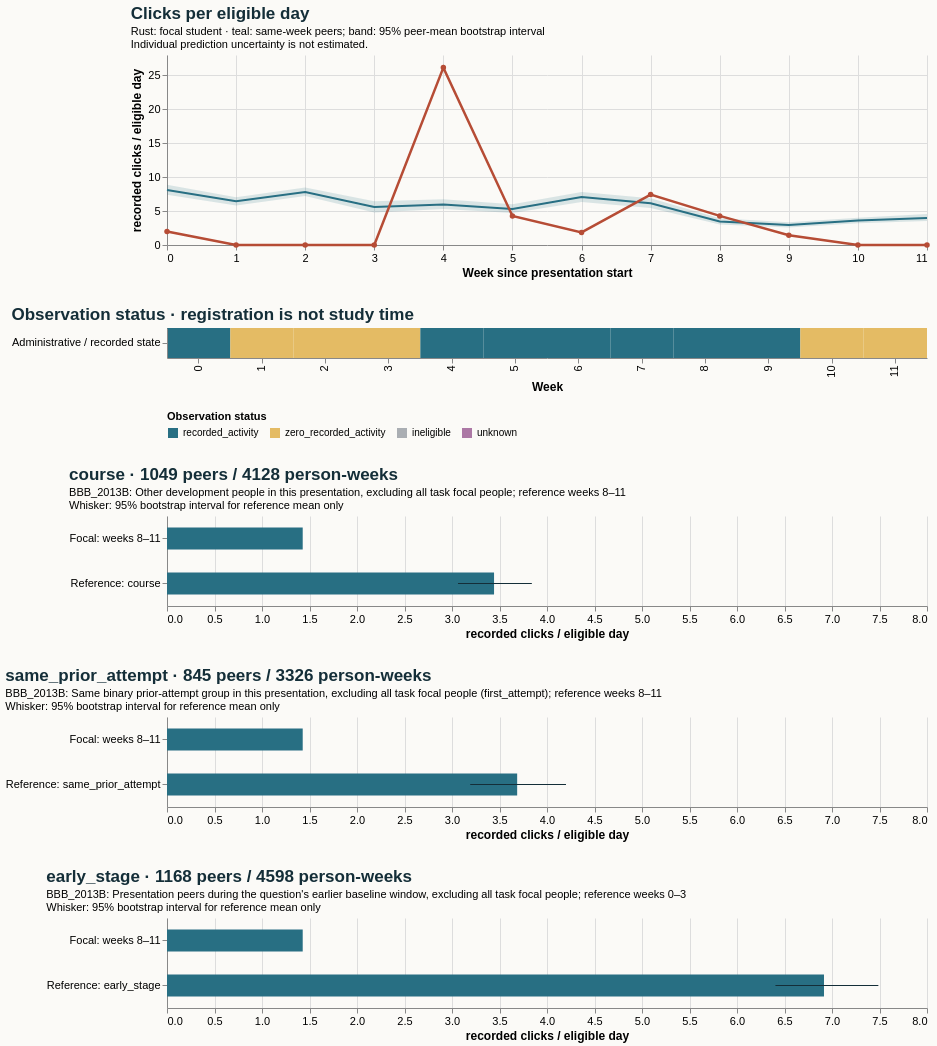

Vega-Lite specification for this chart:
### Vega-Lite specification from a JSON file in a GitHub repository (floating-point values rounded to 4 significant figures)
{"$schema": "https://vega.github.io/schema/vega-lite/v5.20.1.json", "config": {"axis": {"labelFontSize": 11, "titleFontSize": 12}, "background": "#fbfaf7", "font": "sans-serif", "title": {"anchor": "start", "color": "#142e38", "fontSize": 17, "subtitleFontSize": 11}, "view": {"continuousHeight": 300, "continuousWidth": 300, "stroke": null}}, "datasets": {"data-525a60f6886d15de48d394278bc62365": [{"hi": null, "lo": null, "series": "Focal: weeks 8–11", "value": 1.429}, {"hi": 7.488, "lo": 6.405, "series": "Reference: early_stage", "value": 6.916}], "data-8ea702a4cadd008f0dabae401b62caf4": [{"hi": null, "lo": null, "series": "Focal: weeks 8–11", "value": 1.429}, {"hi": 4.2, "lo": 3.192, "series": "Reference: same_prior_attempt", "value": 3.686}], "data-92d4ab6de7adba1de4684567870a9830": [{"end_day": 6, "focal_value": 2.0, "peer_ci_high": 8.87, "peer_ci_low": 7.398, "peer_mean": 8.09, "peer_observations": 1167, "peer_people": 1167, "reference": "course", "unit": "recorded clicks / eligible day", "week": 0}, {"end_day": 13, "focal_value": 0.0, "peer_ci_high": 7.023, "peer_ci_low": 5.809, "peer_mean": 6.449, "peer_observations": 1159, "peer_people": 1159, "reference": "course", "unit": "recorded clicks / eligible day", "week": 1}, {"end_day": 20, "focal_value": 0.0, "peer_ci_high": 8.455, "peer_ci_low": 7.218, "peer_mean": 7.8, "peer_observations": 1140, "peer_people": 1140, "reference": "course", "unit": "recorded clicks / eligible day", "week": 2}, {"end_day": 27, "focal_value": 0.0, "peer_ci_high": 6.432, "peer_ci_low": 4.782, "peer_mean": 5.586, "peer_observations": 1132, "peer_people": 1132, "reference": "course", "unit": "recorded clicks / eligible day", "week": 3}, {"end_day": 34, "focal_value": 26.14, "peer_ci_high": 6.724, "peer_ci_low": 5.314, "peer_mean": 5.952, "peer_observations": 1093, "peer_people": 1093, "reference": "course", "unit": "recorded clicks / eligible day", "week": 4}, {"end_day": 41, "focal_value": 4.286, "peer_ci_high": 6.016, "peer_ci_low": 4.716, "peer_mean": 5.31, "peer_observations": 1086, "peer_people": 1086, "reference": "course", "unit": "recorded clicks / eligible day", "week": 5}, {"end_day": 48, "focal_value": 1.857, "peer_ci_high": 7.795, "peer_ci_low": 6.345, "peer_mean": 7.057, "peer_observations": 1075, "peer_people": 1075, "reference": "course", "unit": "recorded clicks / eligible day", "week": 6}, {"end_day": 55, "focal_value": 7.429, "peer_ci_high": 6.876, "peer_ci_low": 5.454, "peer_mean": 6.139, "peer_observations": 1059, "peer_people": 1059, "reference": "course", "unit": "recorded clicks / eligible day", "week": 7}, {"end_day": 62, "focal_value": 4.286, "peer_ci_high": 3.945, "peer_ci_low": 3.004, "peer_mean": 3.471, "peer_observations": 1049, "peer_people": 1049, "reference": "course", "unit": "recorded clicks / eligible day", "week": 8}, {"end_day": 69, "focal_value": 1.429, "peer_ci_high": 3.356, "peer_ci_low": 2.565, "peer_mean": 2.935, "peer_observations": 1032, "peer_people": 1032, "reference": "course", "unit": "recorded clicks / eligible day", "week": 9}, {"end_day": 76, "focal_value": 0.0, "peer_ci_high": 4.013, "peer_ci_low": 3.192, "peer_mean": 3.602, "peer_observations": 1026, "peer_people": 1026, "reference": "course", "unit": "recorded clicks / eligible day", "week": 10}, {"end_day": 83, "focal_value": 0.0, "peer_ci_high": 4.567, "peer_ci_low": 3.524, "peer_mean": 3.979, "peer_observations": 1021, "peer_people": 1021, "reference": "course", "unit": "recorded clicks / eligible day", "week": 11}], "data-a6694ba2ab06bf27ba331d8b4b7487ff": [{"eligible_days": 7.0, "end_day": 6, "logging_completeness": "unknown", "observation_status": "recorded_activity", "row": "Administrative / recorded state", "score_status": "withheld_release_time_unknown", "start_day": 0, "value": 2.0, "week": 0}, {"eligible_days": 7.0, "end_day": 13, "logging_completeness": "unknown", "observation_status": "zero_recorded_activity", "row": "Administrative / recorded state", "score_status": "withheld_release_time_unknown", "start_day": 7, "value": 0.0, "week": 1}, {"eligible_days": 7.0, "end_day": 20, "logging_completeness": "unknown", "observation_status": "zero_recorded_activity", "row": "Administrative / recorded state", "score_status": "withheld_release_time_unknown", "start_day": 14, "value": 0.0, "week": 2}, {"eligible_days": 7.0, "end_day": 27, "logging_completeness": "unknown", "observation_status": "zero_recorded_activity", "row": "Administrative / recorded state", "score_status": "withheld_release_time_unknown", "start_day": 21, "value": 0.0, "week": 3}, {"eligible_days": 7.0, "end_day": 34, "logging_completeness": "unknown", "observation_status": "recorded_activity", "row": "Administrative / recorded state", "score_status": "withheld_release_time_unknown", "start_day": 28, "value": 26.14, "week": 4}, {"eligible_days": 7.0, "end_day": 41, "logging_completeness": "unknown", "observation_status": "recorded_activity", "row": "Administrative / recorded state", "score_status": "withheld_release_time_unknown", "start_day": 35, "value": 4.286, "week": 5}, {"eligible_days": 7.0, "end_day": 48, "logging_completeness": "unknown", "observation_status": "recorded_activity", "row": "Administrative / recorded state", "score_status": "withheld_release_time_unknown", "start_day": 42, "value": 1.857, "week": 6}, {"eligible_days": 7.0, "end_day": 55, "logging_completeness": "unknown", "observation_status": "recorded_activity", "row": "Administrative / recorded state", "score_status": "withheld_release_time_unknown", "start_day": 49, "value": 7.429, "week": 7}, {"eligible_days": 7.0, "end_day": 62, "logging_completeness": "unknown", "observation_status": "recorded_activity", "row": "Administrative / recorded state", "score_status": "withheld_release_time_unknown", "start_day": 56, "value": 4.286, "week": 8}, {"eligible_days": 7.0, "end_day": 69, "logging_completeness": "unknown", "observation_status": "recorded_activity", "row": "Administrative / recorded state", "score_status": "withheld_release_time_unknown", "start_day": 63, "value": 1.429, "week": 9}, {"eligible_days": 7.0, "end_day": 76, "logging_completeness": "unknown", "observation_status": "zero_recorded_activity", "row": "Administrative / recorded state", "score_status": "withheld_release_time_unknown", "start_day": 70, "value": 0.0, "week": 10}, {"eligible_days": 7.0, "end_day": 83, "logging_completeness": "unknown", "observation_status": "zero_recorded_activity", "row": "Administrative / recorded state", "score_status": "withheld_release_time_unknown", "start_day": 77, "value": 0.0, "week": 11}], "data-fc388da0e027f1b367c54a983c05b2ad": [{"hi": null, "lo": null, "series": "Focal: weeks 8–11", "value": 1.429}, {"hi": 3.84, "lo": 3.063, "series": "Reference: course", "value": 3.443}]}, "resolve": {"scale": {"color": "independent"}}, "spacing": 28, "vconcat": [{"data": {"name": "data-92d4ab6de7adba1de4684567870a9830"}, "height": 190, "layer": [{"encoding": {"x": {"axis": {"tickMinStep": 1}, "field": "week", "title": "Week since presentation start", "type": "quantitative"}, "y": {"field": "peer_ci_low", "scale": {"zero": true}, "title": "recorded clicks / eligible day", "type": "quantitative"}, "y2": {"field": "peer_ci_high"}}, "mark": {"color": "#286f83", "opacity": 0.16, "type": "area"}}, {"encoding": {"tooltip": [{"field": "week", "type": "quantitative"}, {"field": "peer_mean", "type": "quantitative"}, {"field": "peer_people", "type": "quantitative"}, {"field": "peer_observations", "type": "quantitative"}], "x": {"field": "week", "type": "quantitative"}, "y": {"field": "peer_mean", "type": "quantitative"}}, "mark": {"color": "#286f83", "strokeWidth": 2, "type": "line"}}, {"encoding": {"tooltip": [{"field": "week", "type": "quantitative"}, {"field": "focal_value", "type": "quantitative"}], "x": {"field": "week", "type": "quantitative"}, "y": {"field": "focal_value", "type": "quantitative"}}, "mark": {"color": "#b64c35", "point": {"color": "#b64c35"}, "strokeWidth": 2.5, "type": "line"}}], "title": {"subtitle": ["Rust: focal student · teal: same-week peers; band: 95% peer-mean bootstrap interval", "Individual prediction uncertainty is not estimated."], "text": "Clicks per eligible day"}, "width": 760}, {"data": {"name": "data-a6694ba2ab06bf27ba331d8b4b7487ff"}, "encoding": {"color": {"field": "observation_status", "legend": {"labelLimit": 260, "orient": "bottom"}, "scale": {"domain": ["recorded_activity", "zero_recorded_activity", "ineligible", "unknown"], "range": ["#286f83", "#e4bb64", "#aaaeb3", "#ac78a5"]}, "title": "Observation status", "type": "nominal"}, "tooltip": [{"field": "week", "type": "quantitative"}, {"field": "eligible_days", "type": "quantitative"}, {"field": "observation_status", "type": "nominal"}, {"field": "logging_completeness", "type": "nominal"}], "x": {"field": "week", "title": "Week", "type": "ordinal"}, "y": {"field": "row", "title": null, "type": "nominal"}}, "height": 30, "mark": {"type": "rect"}, "title": "Observation status · registration is not study time", "width": 760}, {"data": {"name": "data-fc388da0e027f1b367c54a983c05b2ad"}, "height": 90, "layer": [{"encoding": {"x": {"field": "value", "scale": {"domain": [0, 7.863], "zero": true}, "title": "recorded clicks / eligible day", "type": "quantitative"}, "y": {"field": "series", "sort": null, "title": null, "type": "nominal"}}, "mark": {"color": "#286f83", "size": 22, "type": "bar"}}, {"encoding": {"x": {"field": "lo", "type": "quantitative"}, "x2": {"field": "hi"}, "y": {"field": "series", "sort": null, "title": null, "type": "nominal"}}, "mark": {"color": "#142e38", "type": "rule"}}], "title": {"subtitle": ["BBB_2013B: Other development people in this presentation, excluding all task focal people; reference weeks 8–11", "Whisker: 95% bootstrap interval for reference mean only"], "text": "course · 1049 peers / 4128 person-weeks"}, "width": 760}, {"data": {"name": "data-8ea702a4cadd008f0dabae401b62caf4"}, "height": 90, "layer": [{"encoding": {"x": {"field": "value", "scale": {"domain": [0, 7.863], "zero": true}, "title": "recorded clicks / eligible day", "type": "quantitative"}, "y": {"field": "series", "sort": null, "title": null, "type": "nominal"}}, "mark": {"color": "#286f83", "size": 22, "type": "bar"}}, {"encoding": {"x": {"field": "lo", "type": "quantitative"}, "x2": {"field": "hi"}, "y": {"field": "series", "sort": null, "title": null, "type": "nominal"}}, "mark": {"color": "#142e38", "type": "rule"}}], "title": {"subtitle": ["BBB_2013B: Same binary prior-attempt group in this presentation, excluding all task focal people (first_attempt); reference weeks 8–11", "Whisker: 95% bootstrap interval for reference mean only"], "text": "same_prior_attempt · 845 peers / 3326 person-weeks"}, "width": 760}, {"data": {"name": "data-525a60f6886d15de48d394278bc62365"}, "height": 90, "layer": [{"encoding": {"x": {"field": "value", "scale": {"domain": [0, 7.863], "zero": true}, "title": "recorded clicks / eligible day", "type": "quantitative"}, "y": {"field": "series", "sort": null, "title": null, "type": "nominal"}}, "mark": {"color": "#286f83", "size": 22, "type": "bar"}}, {"encoding": {"x": {"field": "lo", "type": "quantitative"}, "x2": {"field": "hi"}, "y": {"field": "series", "sort": null, "title": null, "type": "nominal"}}, "mark": {"color": "#142e38", "type": "rule"}}], "title": {"subtitle": ["BBB_2013B: Presentation peers during the question's earlier baseline window, excluding all task focal people; reference weeks 0–3", "Whisker: 95% bootstrap interval for reference mean only"], "text": "early_stage · 1168 peers / 4598 person-weeks"}, "width": 760}]}
